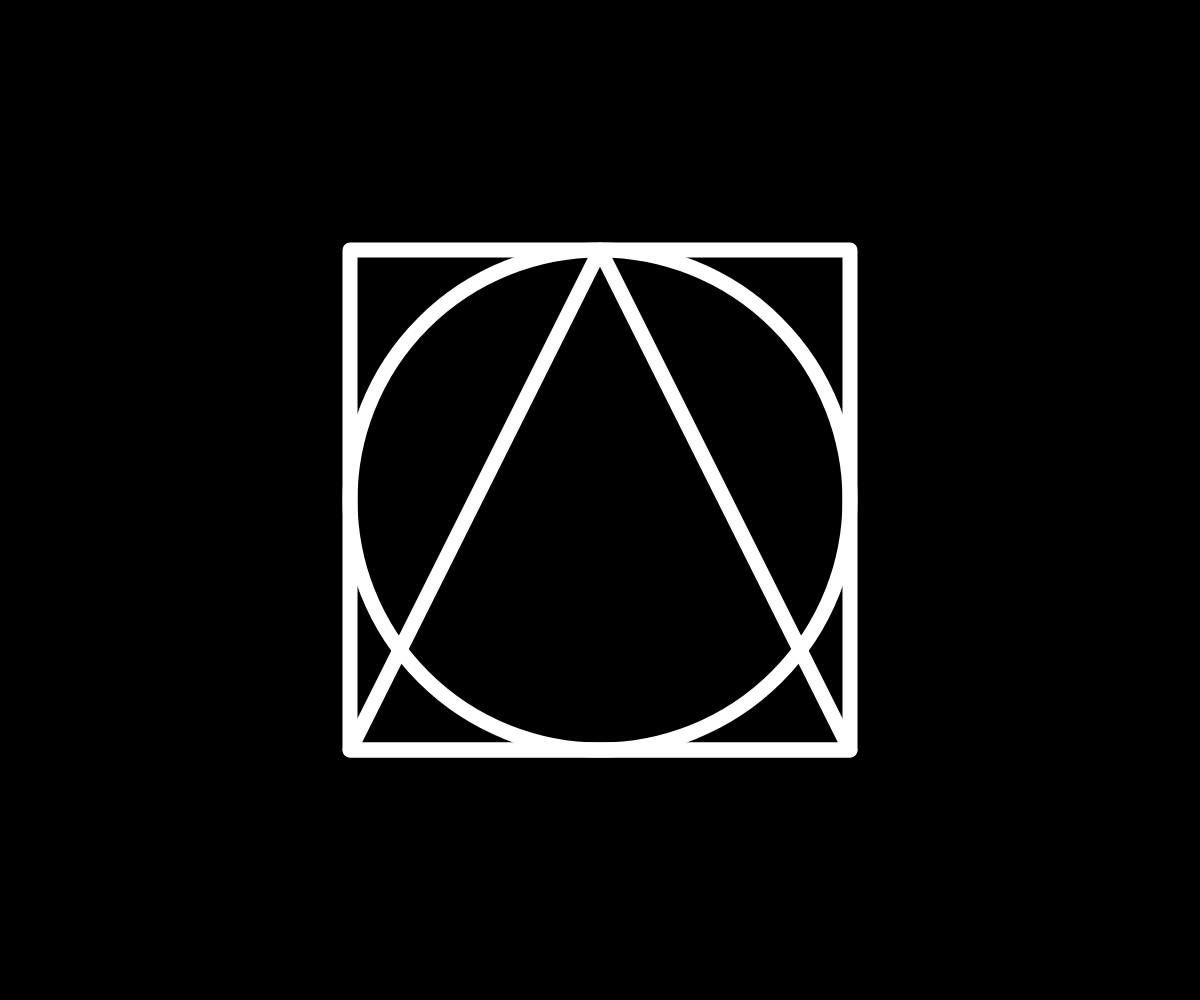
Frame 1 (no input)
Frame 2 (the mouse pressed at the canvas centre, redrawn once): identical to frame 1, image omitted

The p5.js sketch that drew this single still picture (run headless with seeded random() and noise() and a simulated clock; the mouse was pressed at the canvas centre and the sketch redrawn once):

// p5.js sketch
// ── sketch.js
// Create a new canvas to the browser size
function setup() {
  createCanvas(windowWidth, windowHeight);

  // Disable animation loop since its a static artwork
  noLoop();
}

// On window resize, update the canvas size
function windowResized() {
  resizeCanvas(windowWidth, windowHeight);
}

// Render loop that draws shapes with p5
function draw() {
  // Black background
  background(0);

  // Turn off shape filling
  noFill();

  // Set the 'join style' of lines to be round
  strokeJoin(ROUND);

  // Set the stroke color as white
  stroke(255);

  // Get the minimum edge of the canvas
  const dim = min(width, height);

  // And use that edge to make the stroke thickness relative
  strokeWeight(dim * 0.015);

  // Center of screen
  const x = width / 2;
  const y = height / 2;

  // Fraction of screen dim
  const size = dim * 0.5;

  // Make a rectangle centred on the screen
  rectMode(CENTER);
  rect(x, y, size, size);

  // Create a circle slightly offset down and right
  ellipse(x, y, size, size);

  // Create a triangle slightly offset up and left
  triangle(
    x,
    y - size / 2,
    x + size / 2,
    y + size / 2,
    x - size / 2,
    y + size / 2
  );
}
